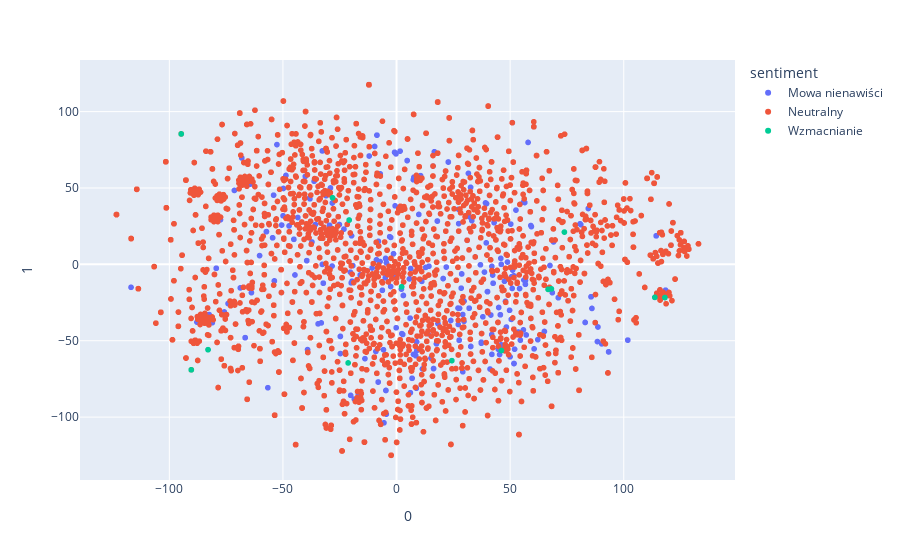

The code cell stored with this chart in its notebook:
### Code cell
df = get_tsne_results(all_words_ft)
fig = px.scatter(df, x=0, y=1, hover_data=df.columns, color="sentiment")
fig.show()

### Figure 1 — Plotly figure (JSON) as saved in the notebook; plotly's stock layout.template omitted (floating-point values rounded to 4 significant figures; data arrays with more than 128 entries replaced by an {"elided": "..."} marker saying what was removed)
{"data": [{"customdata": {"elided": "387x2 str values"}, "hovertemplate": "sentiment=%{customdata[1]}<br>0=%{x}<br>1=%{y}<br>label=%{customdata[0]}<extra></extra>", "legendgroup": "Mowa nienawiści", "marker": {"color": "#636efa", "symbol": "circle"}, "mode": "markers", "name": "Mowa nienawiści", "showlegend": true, "type": "scattergl", "x": {"elided": "387 float values"}, "xaxis": "x", "y": {"elided": "387 float values"}, "yaxis": "y"}, {"customdata": {"elided": "2875x2 str values"}, "hovertemplate": "sentiment=%{customdata[1]}<br>0=%{x}<br>1=%{y}<br>label=%{customdata[0]}<extra></extra>", "legendgroup": "Neutralny", "marker": {"color": "#EF553B", "symbol": "circle"}, "mode": "markers", "name": "Neutralny", "showlegend": true, "type": "scattergl", "x": {"elided": "2875 float values"}, "xaxis": "x", "y": {"elided": "2875 float values"}, "yaxis": "y"}, {"customdata": [["but", "Wzmacnianie"], ["dziwić", "Wzmacnianie"], ["fakt", "Wzmacnianie"], ["by", "Wzmacnianie"], ["kto", "Wzmacnianie"], ["\"", "Wzmacnianie"], ["odbiorcow", "Wzmacnianie"], ["\"", "Wzmacnianie"], ["człowiek", "Wzmacnianie"], ["kojarzyć", "Wzmacnianie"], ["seks", "Wzmacnianie"], ["Ryju", "Wzmacnianie"], ["krystyna", "Wzmacnianie"], ["krystyna", "Wzmacnianie"], ["dziwić", "Wzmacnianie"]], "hovertemplate": "sentiment=%{customdata[1]}<br>0=%{x}<br>1=%{y}<br>label=%{customdata[0]}<extra></extra>", "legendgroup": "Wzmacnianie", "marker": {"color": "#00cc96", "symbol": "circle"}, "mode": "markers", "name": "Wzmacnianie", "showlegend": true, "type": "scattergl", "x": [-21.31, -20.85, -82.97, -94.78, -90.35, 118.1, 2.242, 113.7, 46.18, -28.17, 24.35, 73.89, 68.15, 66.71, -20.85], "xaxis": "x", "y": [-64.53, 29.01, -55.86, 85.38, -69.04, -21.71, -14.7, -21.59, -56.4, 43.59, -63.02, 21.12, -16.05, -16.37, 29.01], "yaxis": "y"}], "layout": {"legend": {"title": {"text": "sentiment"}, "tracegroupgap": 0}, "margin": {"t": 60}, "xaxis": {"anchor": "y", "domain": [0, 1], "title": {"text": "0"}}, "yaxis": {"anchor": "x", "domain": [0, 1], "title": {"text": "1"}}}}
